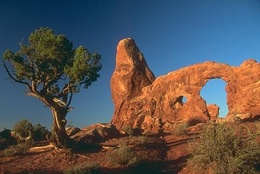
%> input picture desert.jpg, 260 x 174 px, shrunk from 481 x 321 before the run
$ octave mainV.m   (GNU Octave 9; MATLAB toolbox functions it lacks are replaced by stand-ins)
%> lines starting %> are read from the running program, lines starting %| are printed output that depends on the picture
### ADMM4V.m
function [error, result] = ADMM4V(f, gamma, tau, mu0)
%> called with gamma = 1.55, tau = 2, mu0 = 0.0155
% In paper, gamma = 0.5 or 2.0, tau = 2, mu0 = 0.01*gamma
    v = f;
    [M,N,S] = size(f);
%> M = 174; N = 260; S = 3
    mu = mu0;
    lambda = zeros(M,N,S);
    u = zeros(M,N,S);
    error = +Inf;
    TOL = 1e-10*sum(sum(sum(f.^2)));
%> TOL = 2.04e-06

    iter = 1;
    while error > TOL
        f1 = f + mu*v - lambda;
        u = UnivPottsVectorParallel(permute(f1,[2,1,3])/(1+mu),2*gamma/(1+mu),ones(N,M));
        u = permute(u,[2,1,3]);

        f2= f + mu*u + lambda;
        v = UnivPottsVectorParallel(f2/(1+mu),2*gamma/(1+mu),ones(M,N));

        lambda = lambda + mu*(u-v);
        mu = tau*mu;
        error(iter) = immse(u,v);
        error(iter)
        iter = iter+1;
    end
%> this loop made 15 passes
%> mu on passes 1 to 12: 0.031, 0.062, 0.124, 0.248, 0.496, 0.992, 1.98, 3.97, 7.94, 15.87, 31.74, 63.49
%> pass 1, in UnivPottsVectorParallel, `M = cumsum(w.*f, 2);`:
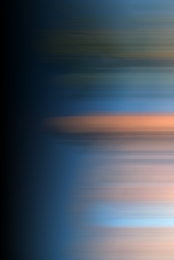
%> M: size 260x174x3 double; mean R, G, B 26.1, 30, 34.4; drawn with min black and max white
%> pass 1, in UnivPottsVectorParallel, `S = cumsum(w.*f.^2, 2);`:
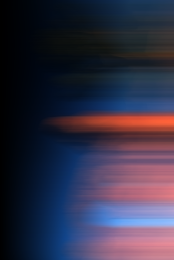
%> S: size 260x174x3 double; mean R, G, B 12.6, 11.8, 17; drawn with min black and max white
%> after the loop:
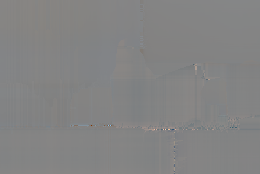
%> lambda: size 174x260x3 double; mean R, G, B -1.72e-15, -1.79e-15, -1e-15; drawn with min black and max white
%> after the loop, error = [0.00983 0.00924 0.00836 0.00678 0.00478 0.00269 0.00155 0.000731 0.000348 0.000139 4.96e-05 1.96e-05 6.97e-06 2.85e-06 4.94e-07]
    result = v;
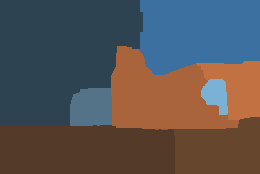
%> result: size 174x260x3 double; mean R, G, B 0.346, 0.33, 0.331; mean of the top-left, top-right, bottom-left and bottom-right quarters 0.265, 0.435, 0.283, 0.361
end

### UnivPottsVectorParallel.m
function h = UnivPottsVectorParallel(f, gamma, w)
    % --------------------------------------------------------------------
    % This function finds the solution to the univariate Potts problems
    % by parallel computation.
    %
    % [Input]   f: the data vector f \in R^(Batch_size by N by s)
    %
    %           gamma: model parameter. small gamma results in detail
    %           partitions; large gamma results in partitions having fewer
    %           partitioning regions.
    %
    %           w: weights w \in (R+)^(Batch_size by N)
    %
    % [Output]  h: the resulting global minimizer to the univariate Potts
    %           problem. h \in R^(Batch_size by N by s)
    % --------------------------------------------------------------------
    [Batch_size, N, s] = size(f);
    M = cumsum(w.*f, 2);
    S = cumsum(w.*f.^2, 2);
    W = cumsum(w, 2);
    P = zeros(Batch_size, N);
    for r = 1:N
        P(:,r) = sum((S(:,r,:) - M(:,r,:).^2 ./ W(:,r)), 3);
    end
    J = zeros(Batch_size, N);
    h = zeros(Batch_size, N, s);
    % --------------------------------------------------------------------
    % Find the optimal jump locations
    for r = 2:N
        for l = r:-1:2
            d = sum((S(:,r,:) - S(:,l-1,:) ...
                - (M(:,r,:) - M(:,l-1,:)).^2./ (W(:,r) - W(:,l-1))) ,3);
            idx = find(P(:,r) >= d + gamma);

            if sum(idx) == 0
                break;
            end

            p = inf * ones(Batch_size,1);
            p(idx) = P(idx,l-1) + gamma + d(idx);
            idx = find(p<=P(:,r));
            if sum(idx) ~= 0
                P(idx,r) = p(idx);
                J(idx,r) = l-1;
            end
        end
    end

    % Reconstruct the minimizer h from the optimal jump locations
    for i = 1:Batch_size
        r = N; l = J(i,r);
        while(l > 0)
            h(i,l+1:r,:) = repmat((M(i,r,:)-M(i,l,:))/(W(i,r)-W(i,l)) ...
                                  , r-l, 1);
            r = l;
            l = J(i,r);
        end
        h(i,1:r,:) = repmat((M(i,r,:))/(W(i,r)), r-l, 1);
    end
end

### mainV.m
clear
im = im2double(imread('desert.jpg'));
%im=round(im,4);
subplot(231)
imagesc(im)
title('Original')
% [5 lines of commented-out code are left out]

tic
u = ADMM4V(im,1.55,2,0.01*1.55);
%> u has the same summary as error in ADMM4V
t1 = toc;
u=round(u,3);
%> u = [0.01 0.009 0.008 0.007 0.005 0.003 0.002 0.001 0 0 0 0 0 0 0]
%> (the run ends here)
